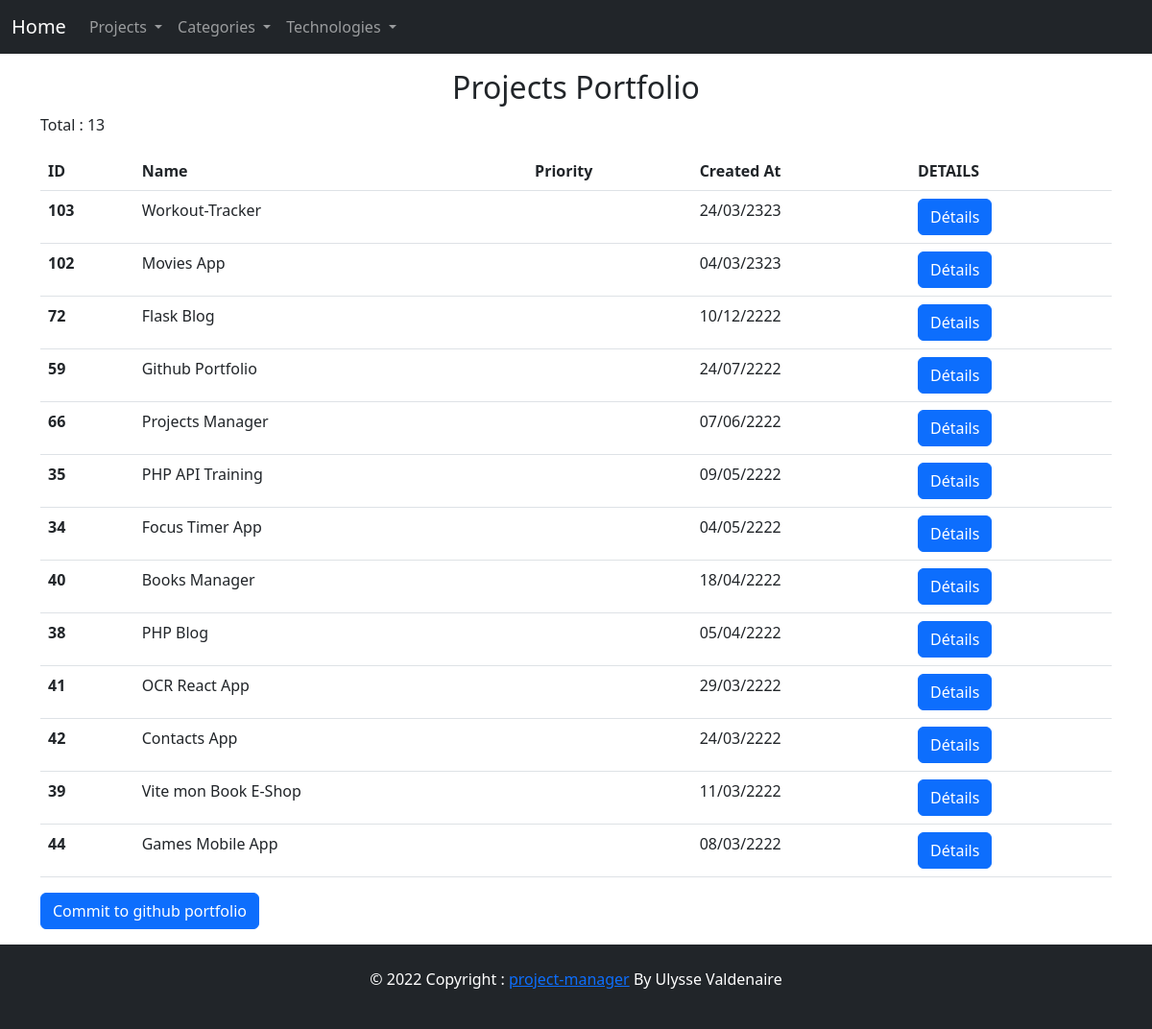
Before: /projects/portfolio with the older database file.
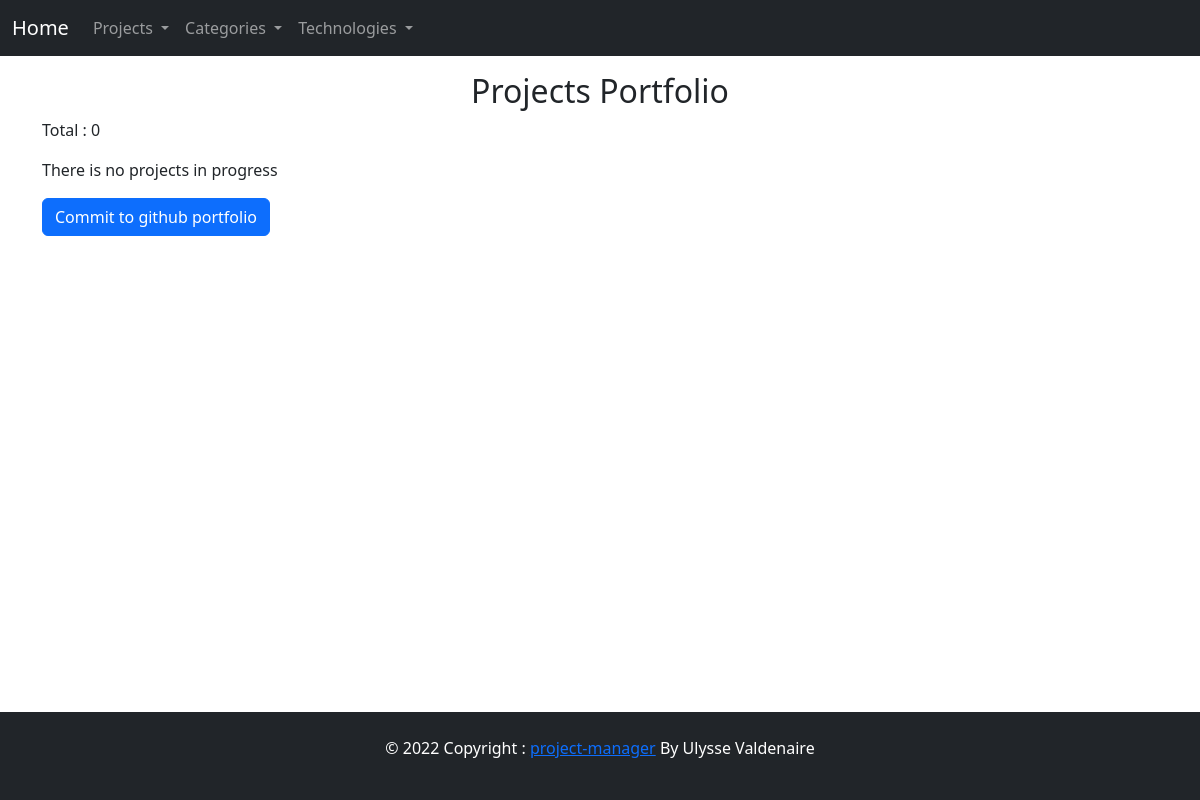
After: the same page with the newer database file.
### tables this page shows
CREATE TABLE IF NOT EXISTS `projects` (
  `id_project` int(11) NOT NULL AUTO_INCREMENT,
  `name` varchar(100) NOT NULL,
  `description` text,
  `created_at` date NOT NULL,
  `status` tinyint(1) NOT NULL DEFAULT '0',
  `github_link` varchar(100) DEFAULT NULL,
  `priority` tinyint(4) NOT NULL DEFAULT '0',
  `github_portfolio` tinyint(4) NOT NULL DEFAULT '0',
  PRIMARY KEY (`id_project`) USING BTREE
);

### App/Router/Router.php (called while the page is built, shortened)
<?php
class Router
{
    private array $routes = [];
    public function register(string $path, callable|array $action, string $requestedMethod): void
    {
        $this->routes[$requestedMethod][$path] = $action;
    }
    public function resolve(string $method, string $uri): mixed
    {
        $path = explode('?', $uri)[0];
        $action = $this->routes[$method][$path] ?? null;
        if (is_array($action)) {
            [$class, $classMethod] = $action;
            if (class_exists($class) && method_exists($class, $classMethod)) {
                $controller = new $class();
                return call_user_func_array([$controller, $classMethod], []);
            }
        }
    }
}

### App/Core/Database/Config.php (called while the page is built, shortened)
<?php
class Config
{
    private static $instance;
    public static array $dbConfig;
    private function __construct()
    {
        self::$dbConfig['db_name'] = "projects-manager-prod";
        self::$dbConfig['db_type'] = "mysql";
        self::$dbConfig['db_host'] = "localhost";
        self::$dbConfig['db_user'] = "root";
        self::$dbConfig['db_password'] = "";
    }
    private static function init(): self
    {
        if (is_null(self::$instance)) {
            self::$instance = new self();
        }
        return self::$instance;
    }
    public static function getValue(string $key): string
    {
        return self::$dbConfig[$key];
    }
}

### App/Core/Database/Database.php (called while the page is built, shortened)
<?php
class Database
{
    private ?PDO $PDOInstance = null;
    private static ?self $instance = null;
    private function __construct()
    {
        try {
            $string = Config::getValue('db_type') . ":host=" . Config::getValue('db_host') . ";dbname=" . Config::getValue('db_name');
            $this->PDOInstance  = new PDO($string, Config::getValue('db_user'), Config::getValue('db_password'), [
                PDO::ATTR_ERRMODE => PDO::ERRMODE_EXCEPTION
            ]);
        } catch (Exception $e) {
            echo "an error";
        }
    }
    public static function getInstance(): self
    {
        if (is_null(self::$instance)) {
            self::$instance = new Database();
        }
        return self::$instance;
    }
    public function read(string $query,  array $data = array()): array
    {
        $statement = $this->PDOInstance->prepare($query);
        $statement->execute($data);
        return $statement->fetchAll(PDO::FETCH_OBJ);
    }
}

### App/Models/Model.php (called while the page is built, shortened)
<?php
abstract class Model
{
    public function __construct()
    {
        $this->db = Database::getInstance();
        $this->table = $this->setTableName();
    }
    private function setTableName(): string
    {
        return strtolower(explode("\\", get_class($this))[2] . 's');
    }
    private function setId(): string
    {
        $table = strtolower(explode("\\", get_class($this))[2]);
        return "id_" . $table;
    }
}

### App/Models/Project.php (called while the page is built, shortened)
<?php
class Project extends Model
{
    public function selectProjectsPortfolio(): array
    {
        $query = "SELECT * FROM $this->table WHERE github_portfolio = 1 ORDER BY created_at DESC";
        return $this->db->read($query);
    }
}

### public/index.php (called while the page is built, shortened)
<?php
$router = new Router();
$router->get('/', ['App\Controllers\ProjectController', 'index']);
$router->get('/projects', ['App\Controllers\ProjectController', 'index']);
$router->get('/projects/details', ['App\Controllers\ProjectController', 'details']);
$router->get('/projects/create', ['App\Controllers\ProjectController', 'create']);
$router->post('/projects/create', ['App\Controllers\ProjectController', 'create']);
$router->get('/projects/in-progress', ['App\Controllers\ProjectController', 'getProjectsInProgress']);
$router->get('/projects/portfolio', ['App\Controllers\ProjectController', 'getProjectsPortfolio']);
$router->get('/projects/commit-portfolio', ['App\Controllers\ProjectController', 'commitPortfolio']);
$router->get('/projects/edit', ['App\Controllers\ProjectController', 'edit']);
$router->post('/projects/edit', ['App\Controllers\ProjectController', 'edit']);
$router->post('/projects/delete', ['App\Controllers\ProjectController', 'delete']);
$router->get('/api/projects/all', ['App\Controllers\ProjectController', 'apiGetAllProjects']);
$router->get('/api/projects/category', ['App\Controllers\ProjectController', 'apiGetProjectsByCategory']);
$router->get('/api/projects/status', ['App\Controllers\ProjectController', 'apiGetProjectsByStatus']);
$router->get('/api/projects/single-project', ['App\Controllers\ProjectController', 'getSingleProjectJSON']);
$router->post('/api/projects/edit', ['App\Controllers\ProjectController', 'apiEdit']);
$router->get('/categories', ['App\Controllers\CategoryController', 'index']);
$router->get('/categories/index', ['App\Controllers\CategoryController', 'index']);
$router->get('/categories/create', ['App\Controllers\CategoryController', 'create']);
$router->post('/categories/create', ['App\Controllers\CategoryController', 'create']);
$router->get('/categories/edit', ['App\Controllers\CategoryController', 'edit']);
$router->post('/categories/edit', ['App\Controllers\CategoryController', 'edit']);
$router->post('/categories/delete', ['App\Controllers\CategoryController', 'delete']);
$router->get('/techs', ['App\Controllers\TechController', 'index']);
$router->get('/techs/all', ['App\Controllers\TechController', 'index']);
$router->get('/techs/create', ['App\Controllers\TechController', 'create']);
$router->post('/techs/create', ['App\Controllers\TechController', 'create']);
$router->get('/techs/edit', ['App\Controllers\TechController', 'edit']);
$router->post('/techs/edit', ['App\Controllers\TechController', 'edit']);
$router->post('/techs/delete', ['App\Controllers\TechController', 'delete']);
(new App($router, ["method" => $_SERVER["REQUEST_METHOD"], "uri" => $_SERVER["REQUEST_URI"]]))->run();

### App/Core/Render.php (called while the page is built, shortened)
<?php
class Render
{
    private string $viewPath;
    public function __construct(string $viewPath, ?array $args = [])
    {
        $this->viewPath = $viewPath;
        $this->args = $args;
    }
    public function view(): string
    {
        require BASE_VIEW_PATH . 'layouts\header.php';
        require BASE_VIEW_PATH . $this->viewPath . '.php';
        require BASE_VIEW_PATH . 'layouts\footer.php';
        return ob_get_clean();
    }
    public static function make(string $viewPath, ?array $args = []): static
    {
        return new static($viewPath, $args);
    }
    public function __toString(): string
    {
        return $this->view();
    }
}

### App/Core/Helpers/Session.php (called while the page is built, shortened)
<?php
class Session
{
    public static function get(string $key): string|bool
    {
        return false;
    }
}

### App/Controllers/ProjectController.php (the view, shortened to what this page needs)
<?php
class ProjectController extends Controller
{
    public function __construct()
    {
        $this->model = new Project();
    }
    public function getProjectsPortfolio(): Render
    {
        $projectsPortfolio = $this->model->selectProjectsPortfolio();
        $projectsTable = $this->makeHTMLProjectsTables($projectsPortfolio);
        $totalProjects = count($projectsPortfolio);
        $titlePage = "Portfolio Projects";
        return Render::make("projects/portfolio", compact("projectsTable", "totalProjects", "titlePage"));
    }
    public function makeHTMLProjectsTables(array $projects): string
    {
        $html = "";
        if (!$projects) {
            return "<p>There is no projects in progress</p>";
        }
        $html .= '<table class="table">
             <thead>
             <tr>
                <th scope="col">ID</th>
                <th scope="col">Name</th>
                <th scope="col">Priority</th>
                <th scope="col">Created At</th>
                <th scope="col">DETAILS</th>
             </tr>
             </thead>
             <tbody>';
        foreach ($projects as $project) {
            $created_at = date('d/m/yy', strtotime($project->created_at));
            $priority = $project->priority ? "high" : "";
            $classPriority = $project->priority ? "bg-danger" : "";
            $html .= '<th scope="row">' . $project->id_project . '</th>
                        <td>' . $project->name . '</td>
                        <td class=' . $classPriority . '> ' . $priority . '</td>
                        <td>' . $created_at . '</td>
                        <td><a href="/projects/details?id=' . $project->id_project . '" class="btn btn-primary">Détails</a></td>
                    </tr>';
        }
        $html .= '
                </tbody>
            </table>';
        return $html;
    }
}

### App/Core/App.php (shortened to what this page needs)
<?php
class App
{
    private Router $router;
    private array $requestURI;
    public function __construct(Router $router, array $requestURI)
    {
        $this->router = $router;
        $this->requestURI = $requestURI;
    }
    public function run(): void
    {
        try {
            echo $this->router->resolve($this->requestURI['method'], $this->requestURI['uri']);
        } catch (Exception $e) {
            echo $e->getMessage();
        }
    }
}

### App/views/layouts/header.php (shortened to what this page needs)
<!DOCTYPE html>
<html lang="en">
<head>
    <link href="https://cdn.jsdelivr.net/npm/bootstrap@5.2.0-beta1/dist/css/bootstrap.min.css" rel="stylesheet"
>
</head>
<body class="d-flex flex-column min-vh-100">
    <nav class="navbar navbar-expand-lg navbar-dark bg-dark ">
        <div class="container-fluid">
            <a class="navbar-brand" href="/">Home</a>
            <div class="collapse navbar-collapse" id="navbarSupportedContent">
                <ul class="navbar-nav me-auto mb-2 mb-lg-0">
                    <li class="nav-item dropdown">
                        <a class="nav-link dropdown-toggle" href="#" id="navbarDropdown" role="button"
                            data-bs-toggle="dropdown" aria-expanded="false">
                            Projects
                        </a>
                    </li>
                    <li class="nav-item dropdown">
                        <a class="nav-link dropdown-toggle" href="#" id="navbarDropdown" role="button"
                            data-bs-toggle="dropdown" aria-expanded="false">
                            Categories
                        </a>
                    </li>
                    <li class="nav-item dropdown">
                        <a class="nav-link dropdown-toggle" href="#" id="navbarDropdown" role="button"
                            data-bs-toggle="dropdown" aria-expanded="false">
                            Technologies
                        </a>
                    </li>
                </ul>
            </div>
        </div>
    </nav>
    <main class="container my-3">

### App/views/projects/portfolio.php
<div class="row">
    <div class="col-12">
        <h2 class="text-center">Projects Portfolio</h2>
        <p>Total : <?= $totalProjects  ?> </p>
    </div>
</div>
<div class="row">
    <div class="col-12">
        <?= $projectsTable ?>
    </div>
</div>
<a href="/projects/commit-portfolio" class="btn btn-primary">Commit to github portfolio</a>

### App/views/layouts/footer.php (shortened to what this page needs)
</main>
<footer class="bg-dark footer mt-auto p-4">
    <p class="text-white text-center"> © 2022 Copyright :
        <a href="#">project-manager</a> By Ulysse Valdenaire
    </p>
</footer>
</body>
</html>

Changed rows visible on the page:
removed projects: id_project "103", name "Workout-Tracker", priority 0 (drawn), created_at "24/03/2323"
removed projects: id_project "102", name "Movies App", priority 0 (drawn), created_at "04/03/2323"
removed projects: id_project "72", name "Flask Blog", priority 0 (drawn), created_at "10/12/2222"
removed projects: id_project "59", name "Github Portfolio", priority 0 (drawn), created_at "24/07/2222"
removed projects: id_project "66", name "Projects Manager", priority 0 (drawn), created_at "07/06/2222"
removed projects: id_project "35", name "PHP API Training", priority 0 (drawn), created_at "09/05/2222"
removed projects: id_project "34", name "Focus Timer App", priority 0 (drawn), created_at "04/05/2222"
removed projects: id_project "40", name "Books Manager", priority 0 (drawn), created_at "18/04/2222"
removed projects: id_project "38", name "PHP Blog", priority 0 (drawn), created_at "05/04/2222"
removed projects: id_project "41", name "OCR React App", priority 0 (drawn), created_at "29/03/2222"
removed projects: id_project "42", name "Contacts App", priority 0 (drawn), created_at "24/03/2222"
removed projects: id_project "39", name "Vite mon Book E-Shop", priority 0 (drawn), created_at "11/03/2222"
removed projects: id_project "44", name "Games Mobile App", priority 0 (drawn), created_at "08/03/2222"
Other visible differences:
$totalProjects: "13" → "0"
text no longer shown: "ID Name Priority Created At DETAILS"
text now shown: "There is no projects in progress"
